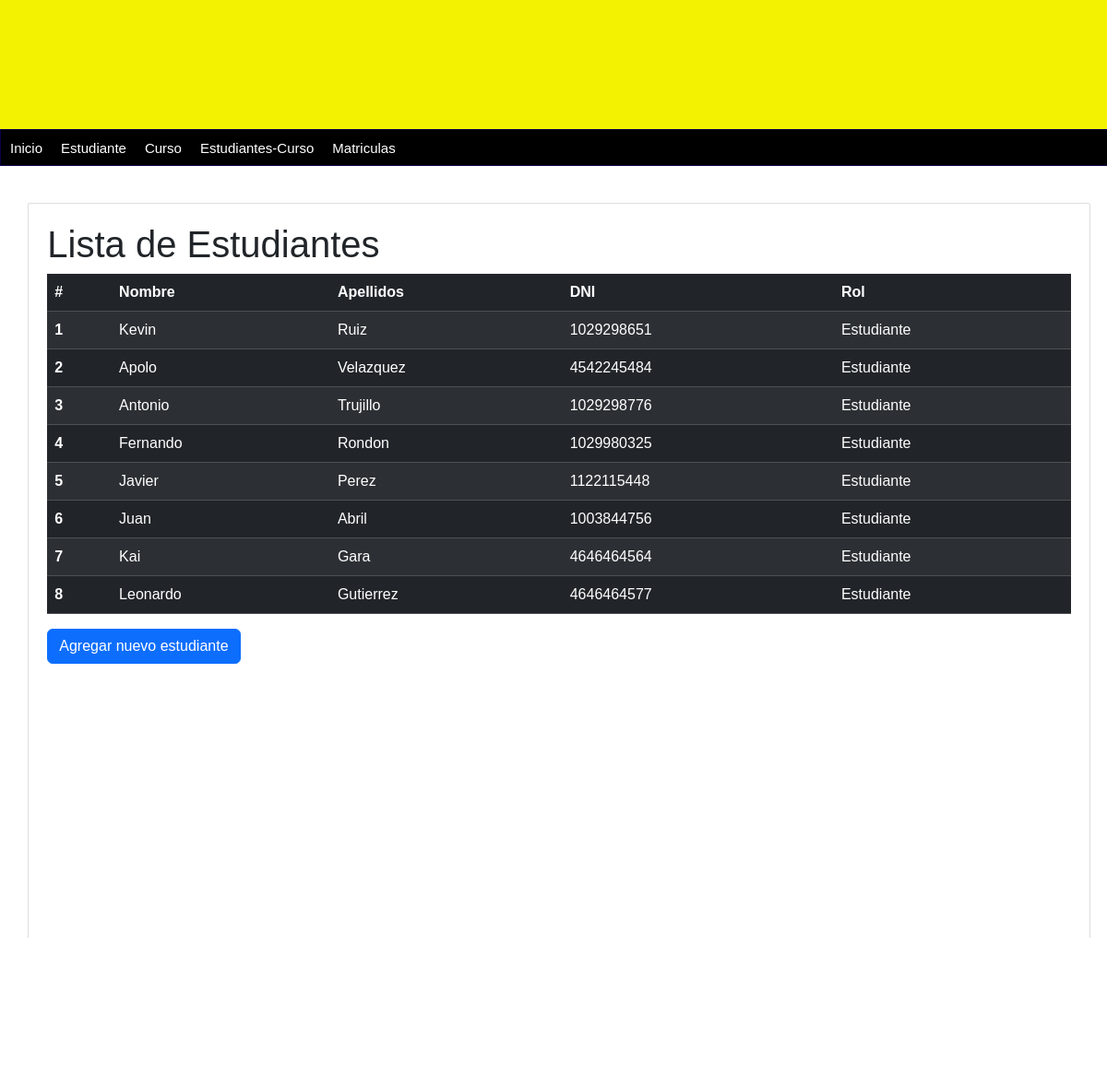
The app's page /Lista-estudiantes/, older data.
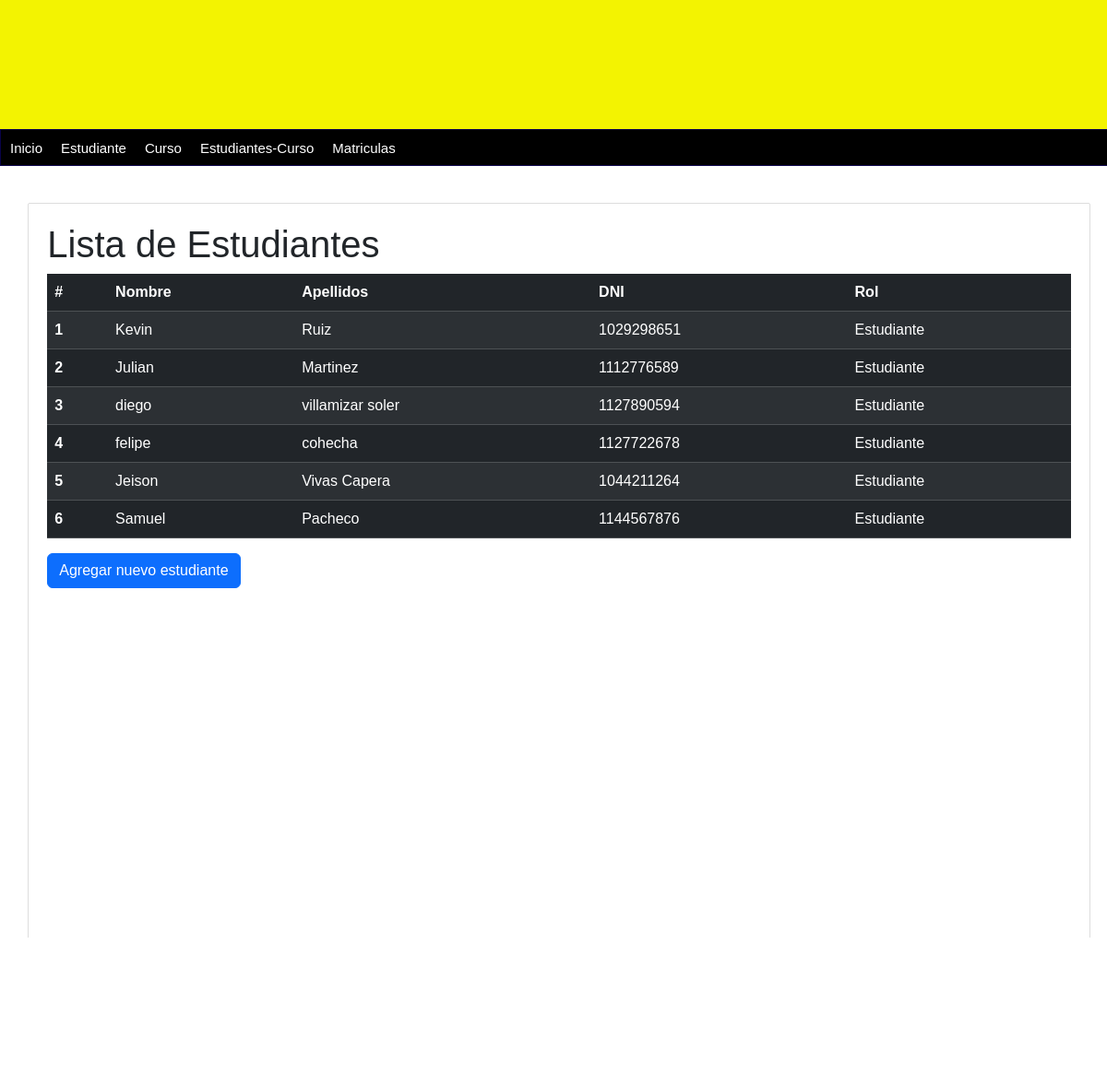
The same page, newer data.
### persona/models.py (models this page shows, shortened)
class Persona(models.Model):
    nombre = models.CharField(max_length=100)
    apellidos = models.CharField(max_length=100)
    dni = models.CharField(max_length=10)
    telefono = models.CharField(max_length=10)
    email = models.EmailField()
    fecha_nacimiento = models.DateField()
    rol = models.CharField(max_length=20)
    created_at = models.DateTimeField(auto_now_add=True)
    class Meta:
        db_table = 'persona'

### persona/views.py (the view)
# urls.py: path('Lista-estudiantes/',get_estudiantes, name='lista-estudiantes'),
def get_estudiantes(request):
    estudiantes = Persona.objects.filter(rol='Estudiante')
    return render(request, 'lista-estudiantes.html', {
        'title': 'Lista de Estudiantes',
        'estudiantes': estudiantes
    })

### persona/templates/lista-estudiantes.html
{% extends "index.html" %}
{% block content %}
    <h1>{{ title }}</h1>
    <table class="table table-dark table-striped">
        <thead>
            <tr>
                <th scope="col">#</th>
                <th scope="col">Nombre</th>
                <th scope="col">Apellidos</th>
                <th scope="col">DNI</th>
                <th scope="col">Rol</th>
            </tr>
        </thead>
        <tbody>
            {% for estudiante in estudiantes %}
            <tr>
                <th scope="row">{{ forloop.counter }}</th>
                <td>{{ estudiante.nombre }}</td>
                <td>{{ estudiante.apellidos }}</td>
                <td>{{ estudiante.dni }}</td>
                <td>{{ estudiante.rol }}</td>
            </tr>
            {% endfor %}
        </tbody>
    </table>
    <a href="{% url 'formulario_estudiante' %}" class="btn btn-primary">Agregar nuevo estudiante</a>
{% endblock %}

### mainApp/templates/index.html (shortened to what this page needs)
{% load static %}
<!DOCTYPE html>
<html lang="en">
<head>
    <link rel="stylesheet" href="{% static "css/styles.css" %}">
    <link href="https://cdn.jsdelivr.net/npm/bootstrap@5.3.3/dist/css/bootstrap.min.css" rel="stylesheet">
</head>
<body>
    <header>
    </header>
    <nav class="nav">
        <ul class="nav justify-content-center">
            <li class="nav-item">
                <a style="text-decoration: none;" href="{% url "inicio" %}">Inicio</a>
            </li>
            <li class="nav-item">
                <a style="text-decoration: none;" href="{% url "lista-estudiantes" %}">Estudiante</a>
            </li>
            <li class="nav-item">
                <a style="text-decoration: none;" href="{% url "lista-cursos" %}">Curso</a>
            </li>
            <li class="nav-item">
                <a style="text-decoration: none;" href="{% url "lista-estudiantes-cursos" %}">Estudiantes-Curso</a>
            </li>
            <li class="nav-item">
                <a style="text-decoration: none;" href="{% url "lista-matriculas" %}">Matriculas</a>
            </li>
        </ul>
    </nav>
    <div id="content">
        <div class="box">
            {% block content %}{% endblock %}
        </div>
    </div>
</body>
</html>

### mainApp/static/css/styles.css (style rules this page uses)
* { margin: 0px; padding: 0px; font-family: Arial, Helvetica, sans-serif; text-decoration: none; }
body { background-color: #f2f2f2; }
header { width: 1212px; height: 140px; background-color: #f3f301; margin: 0 auto; }
nav { width: 1211px; height: 40px; margin: 0 auto; background-color: #000000; border: 1px solid #090249; font-size: 15px; }
nav ul { list-style: none; text-decoration: none; }
nav ul li { line-height: 40px; float: left; }
nav ul li a { display: block; padding-left: 10px; padding-right: 10px; color: white; text-decoration: none; }
#content { width: 1212px; min-height: 930px; margin: 0 auto; margin-bottom: 30px; margin-top: 40px; }
.box { background: white; width: 95%; min-height: 930px; padding: 20px; border: 1px solid #ddd; margin: 0 auto; border-radius: 2px; }

Row changes from the older to the newer data that the page shows:
removed Persona: nombre "Apolo", apellidos "Velazquez", dni "4542245484", rol "Estudiante"
removed Persona: nombre "Antonio", apellidos "Trujillo", dni "1029298776", rol "Estudiante"
removed Persona: nombre "Fernando", apellidos "Rondon", dni "1029980325", rol "Estudiante"
removed Persona: nombre "Javier", apellidos "Perez", dni "1122115448", rol "Estudiante"
removed Persona: nombre "Juan", apellidos "Abril", dni "1003844756", rol "Estudiante"
removed Persona: nombre "Kai", apellidos "Gara", dni "4646464564", rol "Estudiante"
removed Persona: nombre "Leonardo", apellidos "Gutierrez", dni "4646464577", rol "Estudiante"
added Persona: nombre "Julian", apellidos "Martinez", dni "1112776589", rol "Estudiante"
added Persona: nombre "diego", apellidos "villamizar soler", dni "1127890594", rol "Estudiante"
added Persona: nombre "felipe", apellidos "cohecha", dni "1127722678", rol "Estudiante"
added Persona: nombre "Jeison", apellidos "Vivas Capera", dni "1044211264", rol "Estudiante"
added Persona: nombre "Samuel", apellidos "Pacheco", dni "1144567876", rol "Estudiante"
